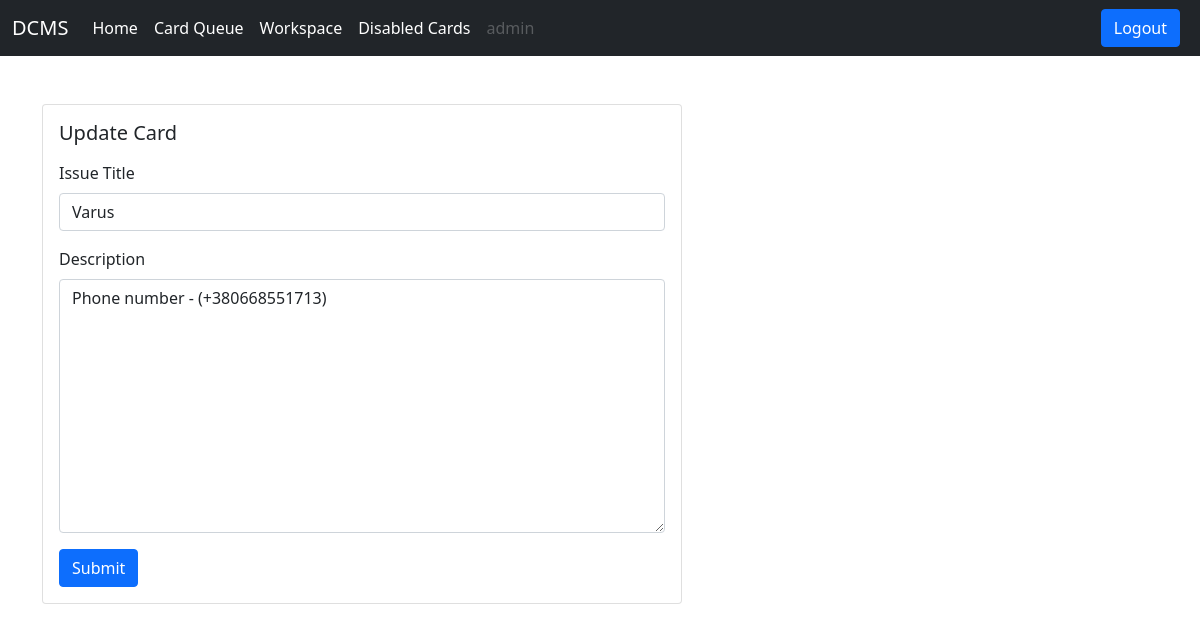
Page /card/update-card/2/ (signed in) on the committed database.
### users/models.py (models this page shows, shortened)
class User(AbstractUser):
    is_customer = models.BooleanField(default=False)
    is_engineer = models.BooleanField(default=False)

### card/models.py (models this page shows)
class Card(models.Model):
    status_choices = (
        ('Active', 'Active'),
        ('Disable', 'Disable'),
        ('Pending', 'Pending')
    )
    card_number = models.UUIDField(default=uuid.uuid4)
    title = models.CharField(max_length=100)
    description = models.TextField()
    created_by = models.ForeignKey(User, models.CASCADE, related_name='created_by')
    date_created = models.DateTimeField(auto_now_add=True)
    assigned_to = models.ForeignKey(User, models.DO_NOTHING, null=True, blank=True)
    is_resolved = models.BooleanField(default=False)
    accepted_date = models.DateTimeField(null=True, blank=True)
    closed_date = models.DateTimeField(null=True, blank=True)
    card_status = models.CharField(max_length=15, choices=status_choices)

### card/views.py (the view)
# urls.py: path('update-card/<int:pk>/', views.update_card, name='update-card'),
def update_card(request, pk):
    card = Card.objects.get(pk=pk)
    if request.method == 'POST':
        form = UpdateCardForm(request.POST, instance=card)
        if form.is_valid():
            form.save()
            messages.info(request, 'Your card info has been updated and all changes are saved in the Database.')
            return redirect('dashboard')
        else:
            messages.warning(request, 'Something went wrong. Please check form input')
    else:
        form = UpdateCardForm(instance=card)
        context = {'form':form}
        return render(request, 'card/update_card.html', context)

### card/form.py
class UpdateCardForm(forms.ModelForm):
    class Meta:
        model = Card
        fields = ['title', 'description']

### templates/card/update_card.html (shortened to what this page needs)
{% extends 'base.html' %}
{% load widget_tweaks %}
{% block content %}
    <div class="row">
        <div class="col-md-6">
           <div class="card mx-auto" style="width: 40rem;">
               <div class="card-body">
                   <h5 class="card-title mb-3">Update Card</h5>
                   <form method="post">
                       <div class="mb-3">
                           <label for="exampleInputEmail1" class="form-label">Issue Title</label>
                           {% render_field form.title class="form-control "%}
                       </div>
                       <div class="mb-3">
                           <label for="exampleInputPassword1" class="form-label">Description</label>
                           {% render_field form.description class="form-control "%}
                       </div>
                       <button class="btn btn-primary">Submit</button>
                   </form>
               </div>
           </div>
        </div>
    </div>
{% endblock content %}

### templates/base.html (shortened to what this page needs)
<!DOCTYPE html>
<html lang="en">
<head>
    <link href="https://cdn.jsdelivr.net/npm/bootstrap@5.0.2/dist/css/bootstrap.min.css" rel="stylesheet"
>
</head>
<body>
    {% if request.user.is_customer %}
    <nav class="navbar navbar-expand-lg navbar-dark bg-dark">
         <div class="container-fluid">
             <a class="navbar-brand" href="/">DCMS</a>
             <div class="collapse navbar-collapse" id="navbarSupportedContent">
                 <ul class="navbar-nav me-auto mb-2 mb-lg-0">
                     <li class="nav-item">
                         <a class="nav-link active" aria-current="page" href="/">Home</a>
                     </li>
                     <li class="nav-item">
                         <a class="nav-link active" href="{% url 'create-card' %}">Create Card</a>
                     </li>
                     <li class="nav-item">
                         <a class="nav-link active" href="{% url 'all-cards' %}">View Card</a>
                     </li>
                     <li class="nav-item">
                         <a class="nav-link disabled" href="#" tabindex="-1" aria-disabled="true">{{ request.user.username }}</a>
                     </li>
                 </ul>
                 <a href="{% url 'logout' %}" class="btn btn-primary me-2">Logout</a>
             </div>
         </div>
    </nav>
    {% elif request.user.is_engineer%}
        <nav class="navbar navbar-expand-lg navbar-dark bg-dark">
         <div class="container-fluid">
             <a class="navbar-brand" href="/">DCMS</a>
             <div class="collapse navbar-collapse" id="navbarSupportedContent">
                 <ul class="navbar-nav me-auto mb-2 mb-lg-0">
                     <li class="nav-item">
                         <a class="nav-link active" aria-current="page" href="/">Home</a>
                     </li>
                     <li class="nav-item">
                         <a class="nav-link active" href="{% url 'card-queue' %}">Card Queue</a>
                     </li>
                     <li class="nav-item">
                         <a class="nav-link active" href="{% url 'workspace' %}">Workspace</a>
                     </li>
                     <li class="nav-item">
                         <a class="nav-link active" href="{% url 'all-disabled-cards' %}">Disabled Cards</a>
                     <li class="nav-item">
                         <a class="nav-link disabled" href="#" tabindex="-1" aria-disabled="true">{{ request.user.username }}</a>
                     </li>
                 </ul>
                 <a href="{% url 'logout' %}" class="btn btn-primary me-2">Logout</a>
             </div>
         </div>
    </nav>
    {% endif %}
    <div class="container mt-5">
        {% block content %}
        {% endblock content %}
    </div>
</body>
</html>

### rows in the picture
User: user.username "admin"
Card: title "Varus", description "Phone number - (+380668551713)"
